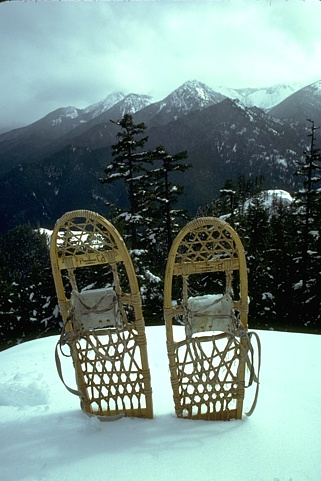
%> input picture lab4_segmentation/data/2018.jpg, 321 x 481 px
$ octave --eval "result = segment_by_clustering(imread('data/2018.jpg'));"   (GNU Octave 9; MATLAB toolbox functions it lacks are replaced by stand-ins)
%> lines starting %> are read from the running program, lines starting %| are printed output that depends on the picture
function [ segmentedImage ] = segment_by_clustering( rgb_image, varargin)
% function [my_segmentation] = segment_by_clustering( rgb_image, feature_space, clustering method, number of clusters)
%
% Input
%    rgb_image          : an image in a rgb color space.
%    feature_space      : the feature space in which the cluster is to be
%                         done ('rgb', 'lab', 'hsv', 'rgb+xy', 'lab+xy',
%                         'hsv+xy'). Default: lba.
%    clustering_method  : the method of lustering to be applied (k-means,
%                         gmm, hierarchical, watershed). Default: k-means.
%    number_of_clusters : the number of cluster to be buil. Default: 3.
%
% Output
%    segmentedImage     : a labeled image.
%
% José Valero
% 2016/03/02
%
% Defaults values
feature_space = 'lab';
clustering_method = 'k-means';
number_of_clusters = 3;
% Inputs validation
    for i = 1:2:numel(varargin),
        par = varargin{i};

        if ~ischar(par), error('parameter name is not a string'); end

        if i==numel(varargin), error('parameter ''%s'' does not have a defined value',par); end

        value = varargin{i+1};

        switch par,
            case 'feature_space',
                switch value,
                    case {'rgb','lab','hsv', 'rgb+xy', 'lab+xy', 'hsv+xy'}, feature_space = value;
                    otherwise, error('invalid option feature_space=''%s''',val);
                end
            case 'clustering_method',
                switch value,
                    case {'k-means','gmm','hierarchical', 'watershed'}, clustering_method = value;
                    otherwise, error('invalid option clustering_method=''%s''',value);
                end
            case 'number_of_clusters', number_of_clusters = value;
            otherwise, error('invalid parameter ''%s''',par);
        end
    end
%> after the loop, clustering_method = 'k-means'; feature_space = 'lab'; number_of_clusters = 3
    % max chanel value for scaling xy
    maxCh = max(max(max(rgb_image)));
%> maxCh = 255
    maxX = size(rgb_image,2);
%> maxX = 321
    maxY = size(rgb_image,1);
%> maxY = 481
    [xs ys] = meshgrid([1:maxX],[1:maxY]);
    maxXY = max(maxX,maxY);
%> maxXY = 481
    xs = int16(ceil(double(xs) * (double(maxCh) / double(maxXY))) * 0.5);
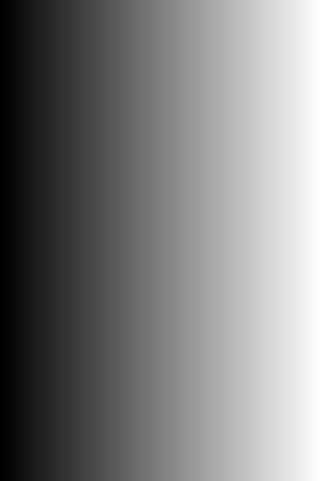
%> xs: size 481x321 int16; min 1, max 86, mean 43.2; drawn with min black and max white
    ys = int16(ceil(double(ys) * (double(maxCh) / double(maxXY))) * 0.5);
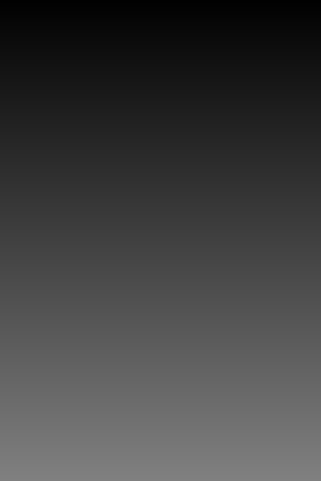
%> ys: size 481x321 int16; min 1, max 128, mean 64.4
    % rgb_image to wanted feature_space convertion
    switch feature_space,
        case 'rgb',
            fsImage = rgb_image;
        case 'lab',
            cform = makecform('srgb2lab');
            fsImage = applycform(rgb_image,cform);
%> fsImage: size 481x321x3 uint8; mean of channels 1, 2, 3 136.5, 120.3, 127.7
            %fsImage = double(fsImage(:,:,2:3));% The firs channel L is not used.
        case 'hsv',
            fsImage = rgb2hsv(rgb_image);
        case 'rgb+xy',
            fsImage = zeros(size(rgb_image,1),size(rgb_image,2),size(rgb_image,3) + 2);
            fsImage(:,:,[1:size(rgb_image,3)]) = rgb_image;
            fsImage(:,:,size(rgb_image,3) + 1) = xs;
            fsImage(:,:,size(rgb_image,3) + 2) = ys;
        case 'lab+xy',
            cform = makecform('srgb2lab');
            labImage = applycform(rgb_image,cform);
            fsImage = zeros(size(labImage,1),size(labImage,2),size(labImage,3) + 2);
            fsImage(:,:,[1:size(labImage,3)]) = labImage;
            fsImage(:,:,size(labImage,3) + 1) = xs;
            fsImage(:,:,size(labImage,3) + 2) = ys;
        case 'hsv+xy',
            hsvImage = rgb2hsv(rgb_image);
            fsImage = zeros(size(hsvImage,1),size(hsvImage,2),size(hsvImage,3) + 2);
            fsImage(:,:,[1:size(hsvImage,3)]) = hsvImage;
            fsImage(:,:,size(hsvImage,3) + 1) = xs;
            fsImage(:,:,size(hsvImage,3) + 2) = ys;
    end
    % clustering by using the wanted clustering_method
    initRows = size(fsImage,1);
%> initRows = 481
    initCols = size(fsImage,2);
%> initCols = 321
    downSampImage = imresize(fsImage, 0.5, 'bilinear');
%> downSampImage: size 241x161x3 uint8; mean of channels 1, 2, 3 136.5, 120.3, 127.7
    rows = size(downSampImage,1);
%> rows = 241
    cols = size(downSampImage,2);
%> cols = 161
    fsImageR = double(reshape(downSampImage,rows * cols,size(downSampImage,3)));

    switch clustering_method,
        case 'k-means',
            cluster_idx = kmeans(fsImageR,number_of_clusters,'distance','sqEuclidean', 'Replicates',3);
        case 'gmm',
            gmModel = fitgmdist(fsImageR,number_of_clusters,'Regularize',1e-5);   % First, adjusting GMM to data regularizing the covariance matrices
            cluster_idx = cluster(gmModel,fsImageR);            % Then, applying the model
        case 'hierarchical',
            % Ward distance takes into account the number of member in a cluster.This is used here
            % in an attempt to avoid highly unbalanced (clusters with really few members) hierachy
            dataLinkage = linkage(fsImageR,'ward','euclidean','savememory','on');
            cluster_idx = cluster(dataLinkage,'maxclust',number_of_clusters);
        case 'watershed',
            % Creted by using the procedure at http://www.mathworks.com/help/images/examples/marker-controlled-watershed-segmentation.html?prodcode=IP&language=en
            hy = fspecial('sobel');
            hx = hy';
            nchanels = size(downSampImage,3);
            totalGradient = zeros(rows,cols);

            % Now, the total gradient is calculated as averaged sum of the
            % gradient for each channel
            for i = 1:nchanels,
                channel = double(downSampImage(:,:,i));
                Iy = imfilter(channel, hy, 'replicate') / nchanels;
                Ix = imfilter(channel, hx, 'replicate') / nchanels;
                totalGradient = totalGradient + sqrt(Ix.^2 + Iy.^2);
            end

            basins = watershed(totalGradient);
            basinsMedian = ordfilt2(basins,9,ones(3,3));
            basins(find(basins == 0)) = basinsMedian(find(basins == 0));% Because not clasified pixels are asigned 0 label
            bsinIndx = unique(basins);
            basinMeans = zeros(size(bsinIndx,1),nchanels + 1);
            basinMeans(:,1) = bsinIndx;
            cellHead = cell(1,nchanels + 1);
            cellHead(1) = {'labels'};

            for i = 1 : nchanels,
                aux = downSampImage(:,:,i);
                basinsMean = accumarray( basins(:), aux(:), [], @mean );
                basinMeans(:,i + 1) = basinsMean(bsinIndx);
                cellHead(i + 1) = {strcat('ch',num2str(i))};
            end

            basinMeansCell = dataset2cell(join(dataset({basins(:),'labels'}),mat2dataset(basinMeans,'VarNames',cellHead)));
            fsImageR = cell2mat(basinMeansCell(2:end,2:end));
            clear basinMeansCell basinMeans basins;
            %cluster_idx = kmeans(fsImageR,number_of_clusters,'distance','sqEuclidean', 'Replicates',3);
            %fsImageR = double(reshape(downSampImage,initRows * initCols,size(downSampImage,3)));
            dataLinkage = linkage(fsImageR,'ward','euclidean','savememory','on');
            cluster_idx = cluster(dataLinkage,'maxclust',number_of_clusters);
    end

    segmentedImage = imresize(reshape(cluster_idx,rows,cols), 2, 'nearest');
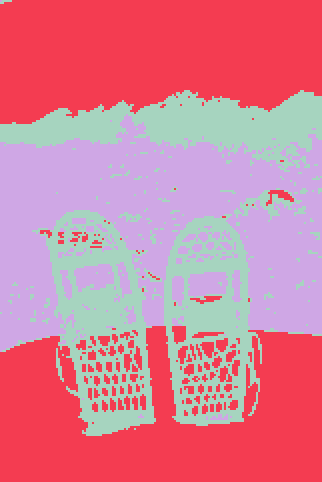
%> segmentedImage: size 482x322 double; 3 distinct labels, from 1 to 3; one colour per label, 0 black
end

$ run again, on lab4_segmentation/data/5096.jpg
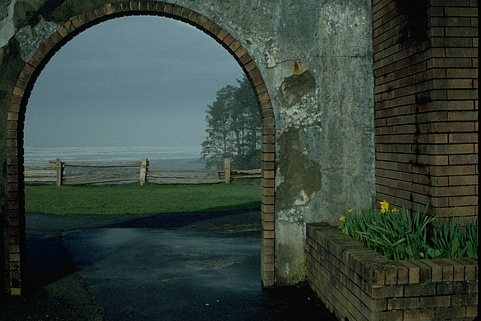
%> input picture lab4_segmentation/data/5096.jpg, 481 x 321 px
%> after the loop in segment_by_clustering, `for i = 1:2:numel(varargin),`: clustering_method = 'k-means'; feature_space = 'lab'; number_of_clusters = 3
%> maxCh = 206
%> in segment_by_clustering, `ys = int16(ceil(double(ys) * (double(maxCh) / double(maxXY))) * 0.5);`:
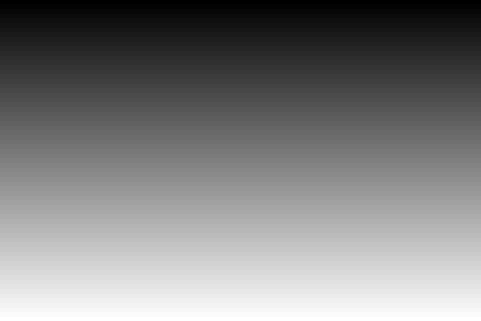
%> ys: size 321x481 int16; min 1, max 69, mean 35; drawn with min black and max white
%> fsImage: size 321x481x3 uint8; mean of channels 1, 2, 3 68.9, 121.5, 131.4
%> downSampImage: size 161x241x3 uint8; mean of channels 1, 2, 3 68.9, 121.5, 131.4
%> in segment_by_clustering, `segmentedImage = imresize(reshape(cluster_idx,rows,cols), 2, 'nearest');`:
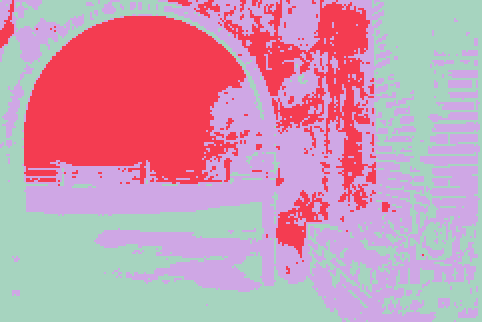
%> segmentedImage: size 322x482 double; 3 distinct labels, from 1 to 3; one colour per label, 0 black

$ run again, on lab4_segmentation/data/6046.jpg
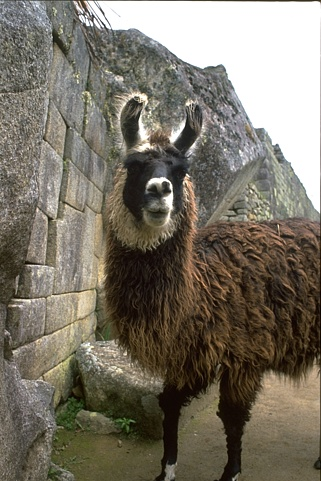
%> input picture lab4_segmentation/data/6046.jpg, 321 x 481 px
%> after the loop in segment_by_clustering, `for i = 1:2:numel(varargin),`: clustering_method = 'k-means'; feature_space = 'lab'; number_of_clusters = 3
%> maxCh = 255
%> fsImage: size 481x321x3 uint8; mean of channels 1, 2, 3 121.1, 129.1, 136.4
%> downSampImage: size 241x161x3 uint8; mean of channels 1, 2, 3 121.1, 129.1, 136.4
%> in segment_by_clustering, `segmentedImage = imresize(reshape(cluster_idx,rows,cols), 2, 'nearest');`:
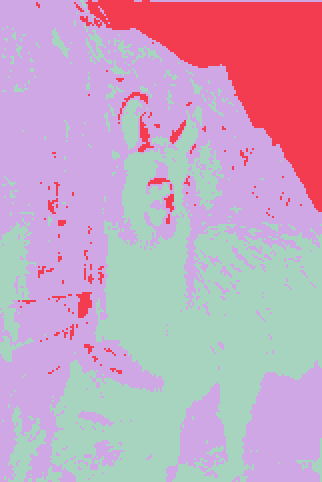
%> segmentedImage: size 482x322 double; 3 distinct labels, from 1 to 3; one colour per label, 0 black
